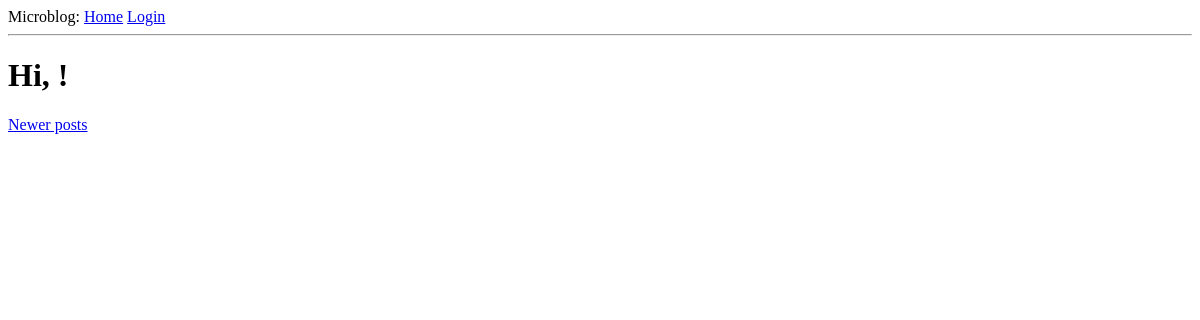
Before: /explore?page=2 with the older database file.
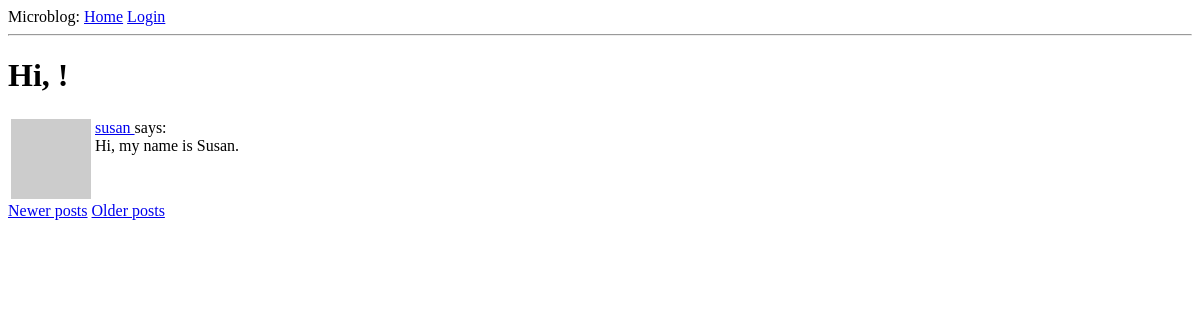
After: the same page with the newer database file.
### app/models.py (models this page shows, shortened)
class Post(db.Model):
    id = db.Column(db.Integer, primary_key=True)
    body = db.Column(db.String(140))
    timestamp = db.Column(db.DateTime, index=True, default=datetime.utcnow)
    user_id = db.Column(db.Integer, db.ForeignKey('user.id'))
    def __str__(self):
        return "<Post: {}>".format(self.body)
    __repr__ = __str__

class User(UserMixin, db.Model):
    id = db.Column(db.Integer, primary_key=True)
    username = db.Column(db.String(64), unique=True, index=True)
    email = db.Column(db.String(120), unique=True, index=True)
    password_hash = db.Column(db.String(128))
    about_me = db.Column(db.String(140))
    last_seen = db.Column(db.DateTime, default=datetime.utcnow)
    posts = db.relationship('Post', backref='author', lazy='dynamic')
    followed = db.relationship(
        'User', secondary=followers,
        primaryjoin=(followers.c.follower_id == id),
        secondaryjoin=(followers.c.followed_id == id),
        backref=db.backref('followers', lazy='dynamic'), lazy='dynamic'
    )
    def __str__(self):
        return "<User: {}>".format(self.username)
    __repr__ = __str__
    def avatar(self, size):
        digest = md5(self.email.lower().encode('utf-8')).hexdigest()
        return 'https://www.gravatar.com/avatar/{}?d=identicon&s={}'.format(
            digest, size)

### app/routes.py (the view)
@app.route('/explore')
def explore():
    page = request.args.get('page', 1, type=int)
    posts = Post.query.order_by(Post.timestamp.desc()).paginate(
        page, app.config['POSTS_PER_PAGE'], False)
    next_url = url_for('explore', page=posts.next_num) if posts.has_next else None
    prev_url = url_for('explore', page=posts.prev_num) if posts.has_prev else None
    return render_template(
        'index.html', title='Explore', posts=posts.items,
        next_url=next_url, prev_url=prev_url
    )

### app/routes.py (called while the page is built)
@app.before_request
def before_request():
    if current_user.is_authenticated:
        current_user.last_seen = datetime.utcnow()
        db.session.commit()

### app/templates/index.html (shortened to what this page needs)
{% extends "base.html" %}
{% block content %}
    <h1>Hi, {{ current_user.username }}!</h1>
    {% for post in posts %}
    {% include '_post.html' %}
    {% endfor %}
    {% if prev_url %}
    <a href="{{ prev_url }}">Newer posts</a>
    {% endif %}
    {% if next_url %}
    <a href="{{ next_url }}">Older posts</a>
    {% endif %}
{% endblock %}

### app/templates/_post.html
<table>
    <tr valign="top">
        <td><img src="{{ post.author.avatar(32) }}"></td>
        <td>
            <a href="{{ url_for('user', username=post.author.username) }}">
                {{ post.author.username }}
            </a>
            says: <br>{{ post.body }}</td>
    </tr>
</table>

Changed rows visible on the page:
added Post: author.username "susan", body "Hi, my name is Susan."
Other visible differences:
text now shown: "Older posts"
